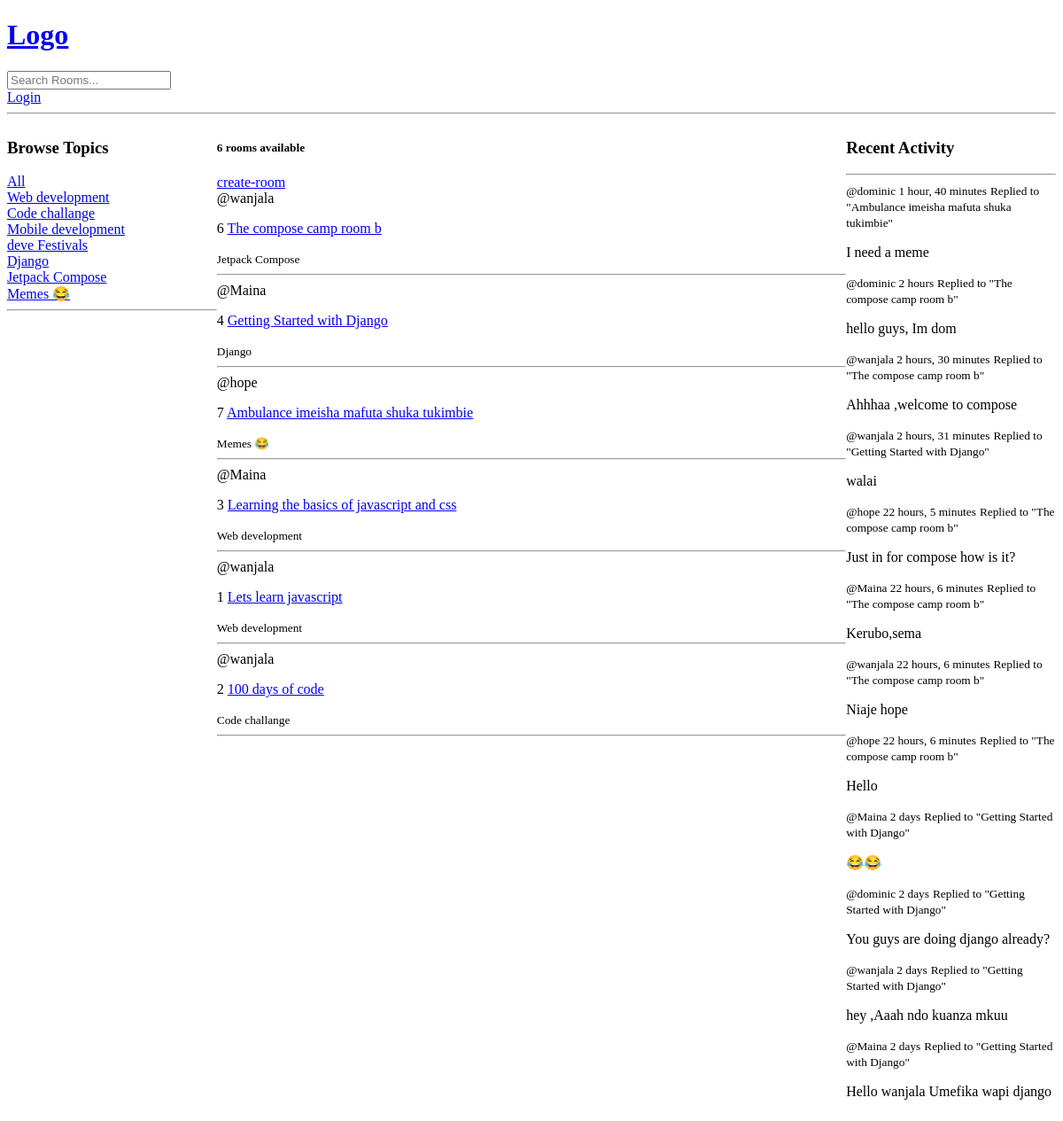
Before: / with the older database file.
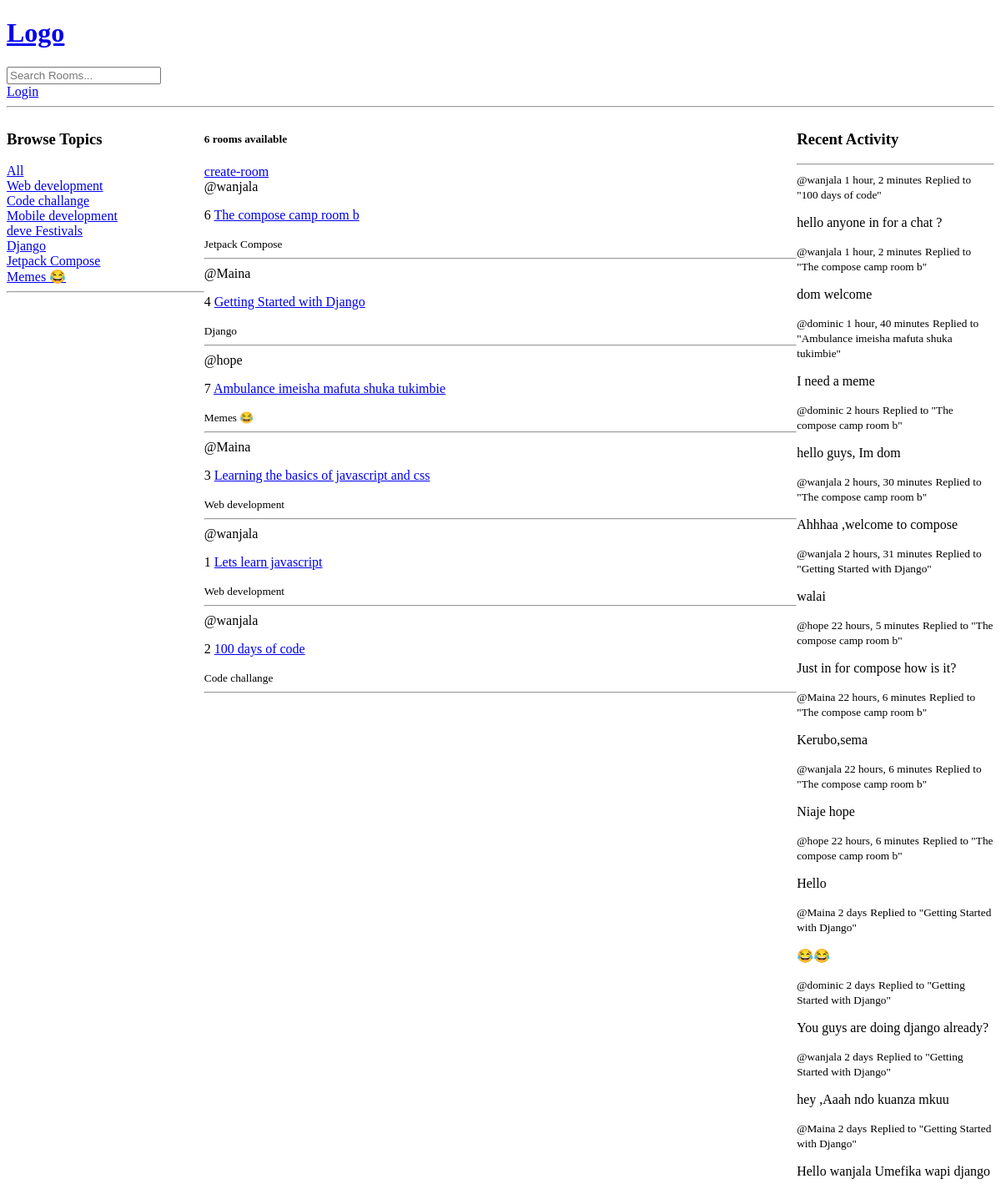
After: the same page with the newer database file.
### base/models.py (models this page shows, shortened)
class Topic(models.Model):
    name = models.CharField(max_length=200)

class Room(models.Model):
    host = models.ForeignKey(User, on_delete=models.SET_NULL, null=True)
    topic = models.ForeignKey(Topic, on_delete=models.SET_NULL, null=True)
    name = models.CharField(max_length=100)
    description = models.TextField(null=True, blank=True)
    participants = models.ManyToManyField(User, related_name='participants', blank=True)
    updated = models.DateTimeField(auto_now=True)
    created = models.DateTimeField(auto_now_add=True)
    def __str__(self):
        return self.name
    class Meta:
        ordering = ['-updated', 'created']

class Message(models.Model):
    user = models.ForeignKey(User, on_delete=models.CASCADE)
    room = models.ForeignKey(Room, on_delete=models.CASCADE)
    body = models.TextField()
    updated = models.DateTimeField(auto_now=True)
    created = models.DateTimeField(auto_now_add=True)
    def __str__(self):
        return self.body[0:50]
    class Meta:
        ordering = ['-updated', 'created']

### base/views.py (the view)
# urls.py: 2. Add a URL to urlpatterns:  path('', views.home, name='home')
def home(request):
    q = request.GET.get('q') if request.GET.get('q') is not None else ''
    rooms = Room.objects.filter(
        Q(topic__name__icontains=q) | Q(name__icontains=q)
        | Q(description__icontains=q))
    topics = Topic.objects.all()
    room_count = rooms.count()
    room_messages = Message.objects.filter(Q(room__topic__name__icontains=q))
    context = {'rooms': rooms, 'topics': topics, 'room_count': room_count, 'room_messages': room_messages}
    return render(request, template_name="base/home.html", context=context)

### base/templates/base/home.html (shortened to what this page needs)
{% extends 'main.html' %}
{% block content %}
    <div class="home-container">
        <div>
            <h3>Browse Topics</h3>
            <div>
                <a href="{% url 'home' %}">All</a>
            </div>
            {% for topic in topics %}
                <div>
                    <a href="{% url 'home' %}?q={{ topic.name }}">{{ topic.name }}</a>
                </div>
            {% endfor %}
            <hr>
        </div>
        <div>
            <h5>{{ room_count }} rooms available</h5>
            <a href="{% url 'create-room' %}">create-room</a>
            <div>
                {% for room in rooms %}
                    <span>@{{ room.host.username }}</span>
                    <p>{{ room.id }} <a href="{% url 'room' room.id %}">{{ room.name }}</a></p>
                    <small>{{ room.topic.name }}</small>
                    <hr>
                {% endfor %}
            </div>
        </div>
        <div>
            <h3>Recent Activity</h3>
            <hr>
            {% for room_message in room_messages %}
                <div>
                    <small>@{{ room_message.user }} {{ room_message.created|timesince }}</small>
                    <small>Replied to "{{ room_message.room }}" </small>
                    <p>{{ room_message }}</p>
                </div>
            {% endfor %}
        </div>
    </div>
{% endblock %}

Changed rows visible on the page:
added Message: user "wanjala", created "1 hour, 2 minutes", room "100 days of code", body "hello anyone in for a chat ?"
added Message: user "wanjala", created "1 hour, 2 minutes", room "The compose camp room b", body "dom welcome"
